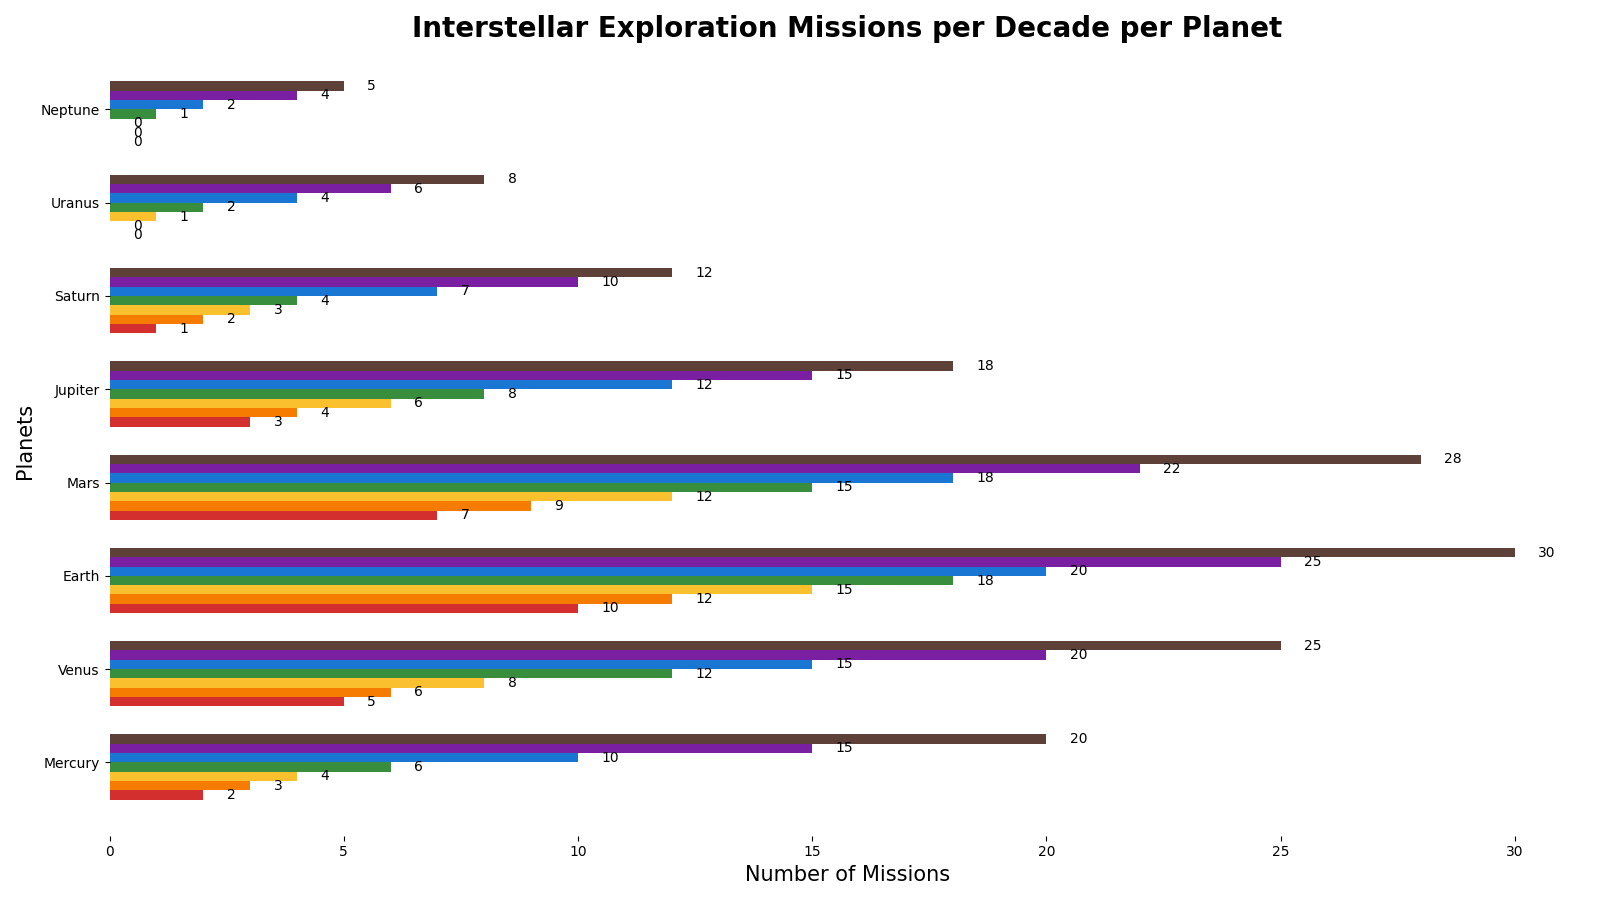

Write the Python code that produced this figure.
import matplotlib.pyplot as plt
import numpy as np

decades = ['1960s', '1970s', '1980s', '1990s', '2000s', '2010s', '2020s']
planets = ['Mercury', 'Venus', 'Earth', 'Mars', 'Jupiter', 'Saturn', 'Uranus', 'Neptune']
missions = np.array([
    [2, 5, 10, 7, 3, 1, 0, 0],
    [3, 6, 12, 9, 4, 2, 0, 0],
    [4, 8, 15, 12, 6, 3, 1, 0],
    [6, 12, 18, 15, 8, 4, 2, 1],
    [10, 15, 20, 18, 12, 7, 4, 2],
    [15, 20, 25, 22, 15, 10, 6, 4],
    [20, 25, 30, 28, 18, 12, 8, 5]
])

fig, ax = plt.subplots(figsize=(16, 9))
colors = ['#d32f2f', '#f57c00', '#fbc02d', '#388e3c', '#1976d2', '#7b1fa2', '#5d4037', '#607d8b']
bar_height = 0.10
indices = np.arange(len(planets))

for i, decade in enumerate(decades):
    ax.barh(indices + i * bar_height, missions[i], bar_height, color=colors[i % len(colors)])

ax.set_title('Interstellar Exploration Missions per Decade per Planet', fontsize=20, fontweight='bold')
ax.set_xlabel('Number of Missions', fontsize=15)
ax.set_ylabel('Planets', fontsize=15)
ax.set_yticks(indices + 3.5 * bar_height)
ax.set_yticklabels(planets)

for i in range(len(planets)):
    for j in range(len(decades)):
        ax.text(missions[j, i] + 0.5, i + j * bar_height, f'{missions[j, i]}', va='center', ha='left', fontsize=10, color='black')

ax.set_frame_on(False)  # Remove plot borders

plt.tight_layout()
plt.show()
